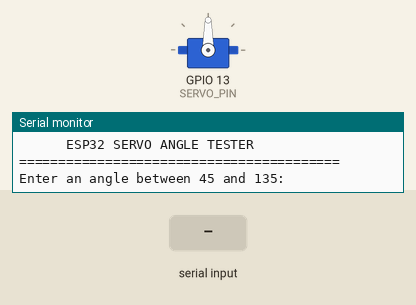
The sketch below on a simulated ESP32. Shown: servo, the last lines printed to the serial monitor. Inputs (shaded band) come from the test bench.

Above: at 1.2 s.
1.3 s: "30,150\n" received over Serial
At 2.5 s:
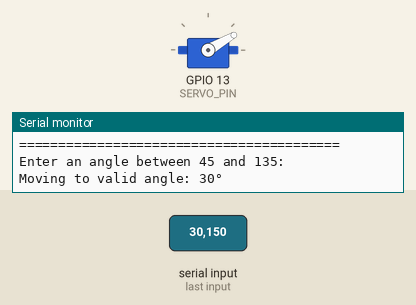
2.8 s: "5\n" received over Serial
At 3.8 s:
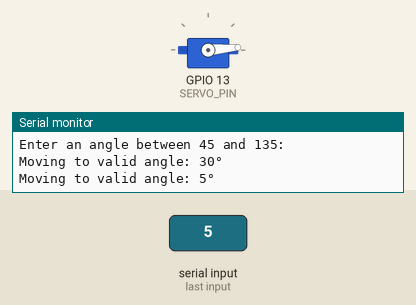
4.3 s: "90,45\n" received over Serial
At 4.9 s:
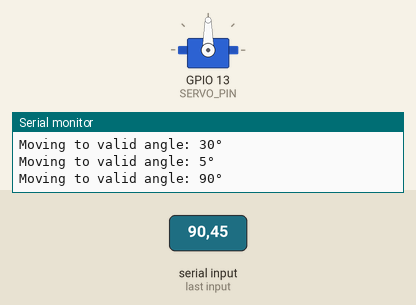
Timing chart, 0 to 7.3 s (numbered marks = the images above; inputs shaded):
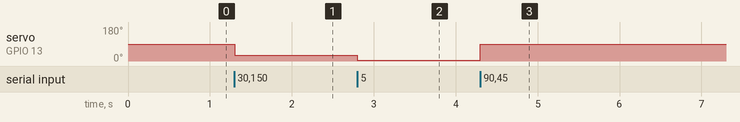

Measured:
- after the input at 1.3 s, servo on GPIO 13 (SERVO_PIN): 90° → 30° at once
- after the input at 2.8 s, servo on GPIO 13 (SERVO_PIN): 30° → 5° at once
- after the input at 4.3 s, servo on GPIO 13 (SERVO_PIN): 5° → 90° at once

The sketch:

Servo_Test.ino
```cpp
#include <ESP32Servo.h>


#define SERVO_PIN 13


Servo testServo;


void setup() {
 Serial.begin(115200);
  // Attach the servo to pin 13
 testServo.attach(SERVO_PIN);
  // Start the servo at your dead-center position (90 degrees)
 testServo.write(90);
  Serial.println("=========================================");
 Serial.println("      ESP32 SERVO ANGLE TESTER           ");
 Serial.println("=========================================");
 Serial.println("Enter an angle between 45 and 135:");
}


void loop() {
 // Check if there is data waiting in the Serial buffer
 if (Serial.available() > 0) {

   // Read the incoming string until the user hits Enter
   String inputString = Serial.readStringUntil('\n');

   // Trim any accidental whitespaces or newline characters
   inputString.trim();

   // Convert the string to an integer
   int targetAngle = inputString.toInt();

   // Validate if the input is within your precise safe limits
   if (targetAngle >= 0 && targetAngle <= 180) {
     Serial.print("Moving to valid angle: ");
     Serial.print(targetAngle);
     Serial.println("°");

     testServo.write(targetAngle);
   }
   else {
     // Reject any values out of bounds (like 0, 180, or random letters)
     Serial.print("REJECTED: ");
     Serial.print(inputString);
     Serial.println(" is out of bounds! Please enter an angle strictly between 45 and 135.");
   }
 }
}
```
